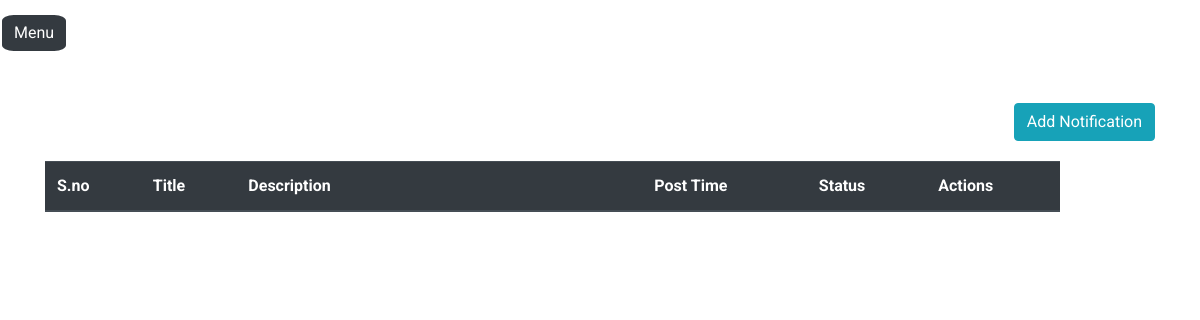
Page /admin/notification_admin.php on the earlier database version.
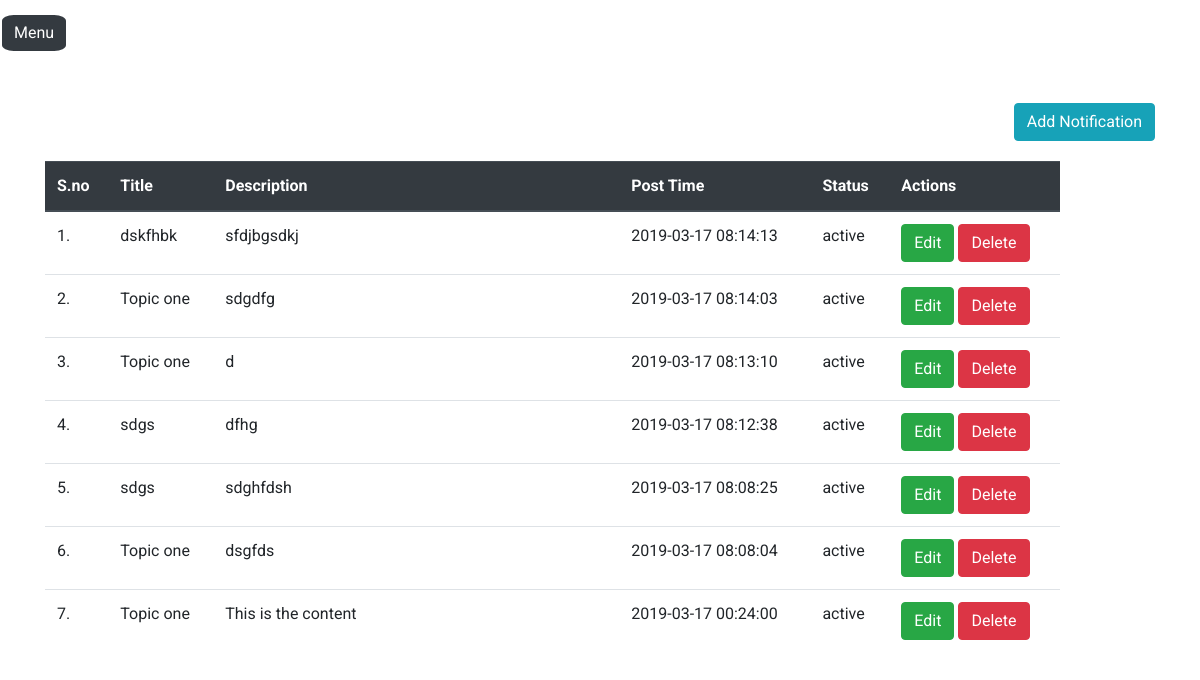
Same page on the later database version.
### tables this page shows
CREATE TABLE `notification` (
  `id` int(10) NOT NULL,
  `topic` varchar(100) NOT NULL,
  `details` varchar(1000) NOT NULL,
  `status` enum('active','disable') NOT NULL DEFAULT 'active',
  `post_by` varchar(50) DEFAULT NULL,
  `date_time` timestamp NOT NULL DEFAULT CURRENT_TIMESTAMP ON UPDATE CURRENT_TIMESTAMP
);

### lib/functions-php.php (called while the page is built, shortened)
<?php
	function all_notifications($dbhandle){
		$query = "SELECT * FROM notification ORDER BY date_time DESC";
		$result = mysqli_query($dbhandle, $query);
		return $result;
	}
?>

### admin/notification_admin.php (the view, shortened to what this page needs)
<?php
	include 'dbconfig/dbconnect.php';
	include '../lib/functions-php.php';
	$notification = all_notifications($dbhandle);
?>
<!DOCTYPE html>
<html>
<head>
		<link href="https://stackpath.bootstrapcdn.com/bootstrap/4.3.1/css/bootstrap.min.css" rel="stylesheet">
		<link rel="stylesheet" href="https://maxcdn.bootstrapcdn.com/font-awesome/4.5.0/css/font-awesome.min.css">
		<link rel="stylesheet" type="text/css" href="../assets/css/sidebar.css">
		<link rel="stylesheet" type="text/css" href="../assets/css/style.css">
</head>
<body>
	<?php
	include_once'statics/header.php';
	?>
	<a href="#menu-toggle" class="btn btn-dark" id="menu-toggle">
        	<span id="menuHide">Menu</span>
    </a>
	<div class="container">
		<div class="row row-css">
			<div class="col-12 ">
			<button id="add-hide-notice" class="btn btn-info pull-right" style="float: right;">Add Notification</button>
			</div>
		</div>
		<div class="row">
			<div class="col-11">
				<table class="table">
					<thead class="thead-dark">
						<th>S.no</th>
						<th>Title</th>
						<th width="40%">Description</th>
						<th>Post Time</th>
						<th>Status</th>
						<th>Actions</th>
					</thead>
					<tbody>
						<?php
							if ($notification){
									$i=0;
								while ($row=mysqli_fetch_assoc($notification)){
									$i = $i+1;
									echo '
										<tr>
											<td> '.$i.'.</td>
											<td>'.$row['topic'].'</td>
											<td>' . $row['details'] . '</td>
											<td>' . $row['date_time'] . '</td>
											<td>' . $row['status'] . '</td>
											<td>
												<button class="btn btn-success" class="edit-notice" value="' . $row['id'] . '" name="edit_notice" >Edit</button>
												<button class="btn btn-danger" class="delete-notice" value="' . $row['id'] . '" name="delete_notice">Delete</button>
											</td>
										</tr>';
								}
							}else{
								echo "<h4>No Notification to show.</h4>";
							}
						?>
					</tbody>
				</table>
			</div>
		</div>
	</div>
</body>
</html>

Differences in the rows shown:
added notification: topic "dskfhbk", details "sfdjbgsdkj", date_time "2019-03-17 08:14:13", status "active", $row['id'] 7 (drawn)
added notification: topic "Topic one", details "sdgdfg", date_time "2019-03-17 08:14:03", status "active", $row['id'] 6 (drawn)
added notification: topic "Topic one", details "d", date_time "2019-03-17 08:13:10", status "active", $row['id'] 5 (drawn)
added notification: topic "sdgs", details "dfhg", date_time "2019-03-17 08:12:38", status "active"
added notification: topic "sdgs", details "sdghfdsh", date_time "2019-03-17 08:08:25", status "active", $row['id'] 3 (drawn)
added notification: topic "Topic one", details "dsgfds", date_time "2019-03-17 08:08:04", status "active", $row['id'] 2 (drawn)
added notification: topic "Topic one", details "This is the content", date_time "2019-03-17 00:24:00", status "active", $row['id'] 1 (drawn)
